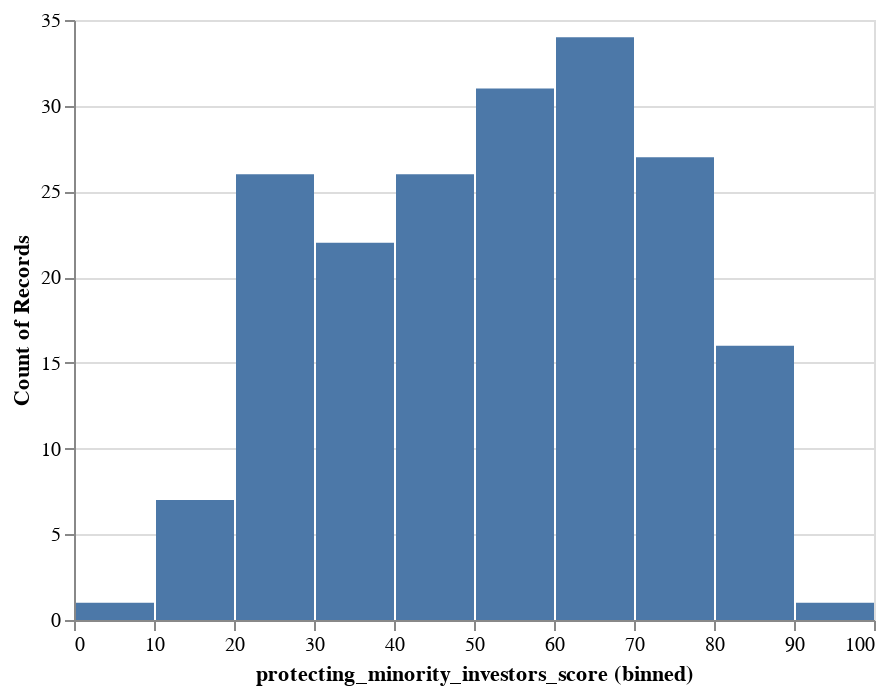

The code cell stored with this chart in its notebook:
### Code cell
Chart(wd).mark_bar().encode(x=X('protecting_minority_investors_score', bin=True), y='count()')

### Figure 1 — Vega-Lite specification as saved in the notebook (floating-point values rounded to 4 significant figures; data arrays with more than 128 entries replaced by an {"elided": "..."} marker saying what was removed)
{"config": {"view": {"continuousWidth": 400, "continuousHeight": 300}}, "data": {"name": "data-942b85616e1133abb098431a9b112ff8"}, "mark": "bar", "encoding": {"x": {"type": "quantitative", "bin": true, "field": "protecting_minority_investors_score"}, "y": {"type": "quantitative", "aggregate": "count"}}, "$schema": "https://vega.github.io/schema/vega-lite/v4.8.1.json", "datasets": {"data-942b85616e1133abb098431a9b112ff8": {"elided": "191 records"}}}
